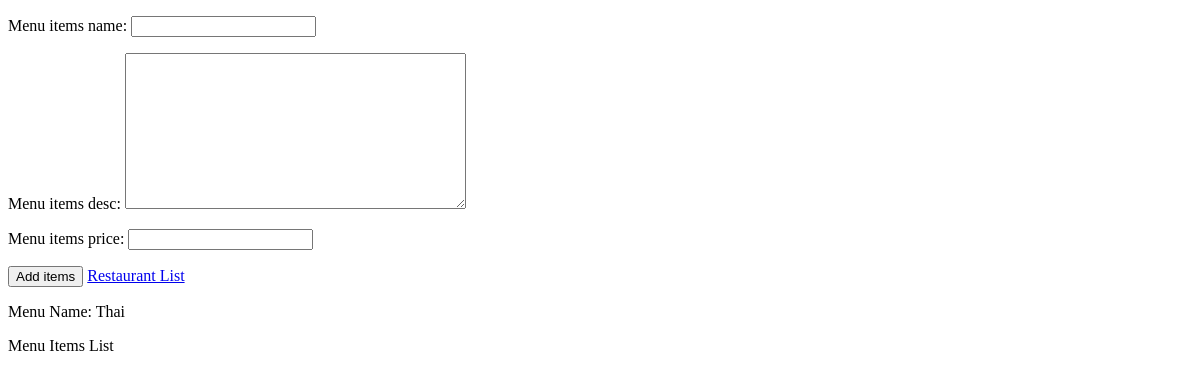
Before: /restaurant/add-menu-items/1/ with the older database file.
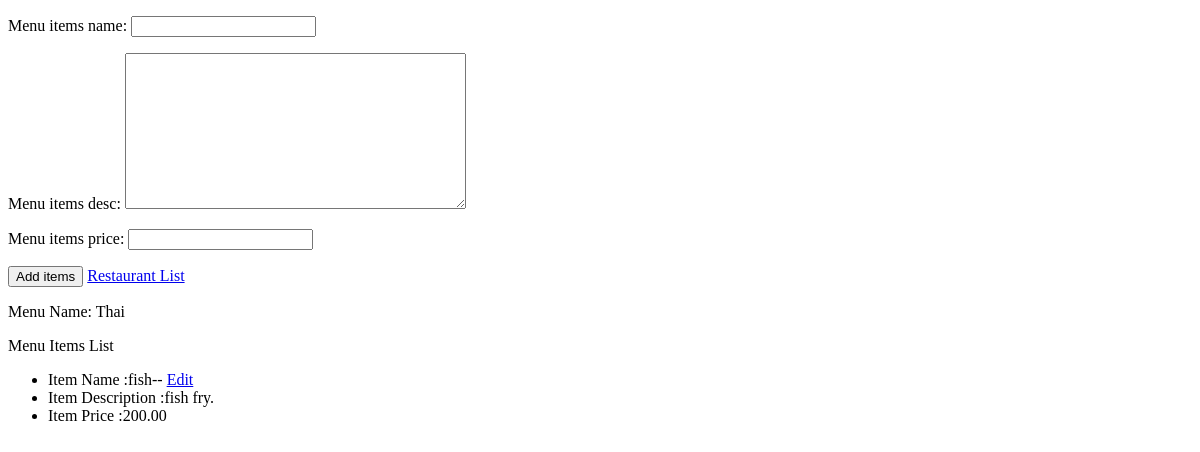
After: the same page with the newer database file.
### restaurantApp/models.py (models this page shows, shortened)
class MenuItem(models.Model):
    menu = models.ForeignKey(Menu, on_delete=models.CASCADE, related_name='menuItems')
    menu_items_name = models.CharField(max_length=100)
    menu_items_desc = models.TextField()
    menu_items_price = models.DecimalField(max_digits=10, decimal_places=2)

### restaurantApp/views.py (the view)
# urls.py: path('add-menu-items/<int:menu_id>/', add_menu_item_view, name='add_menu_item'),
def add_menu_item_view(request, menu_id):
    menu_obj = Menu.objects.get(pk=menu_id)
    all_menu_items = MenuItem.objects.filter(menu=menu_obj)
    if request.method == 'POST':
        form = MenuItemForm(request.POST)
        menuItems = form.save(commit=False)
        menuItems.menu = menu_obj
        menuItems.save()
        return redirect(reverse('restaurantApp:add_menu_item', args=[menu_id]))
    else:
        form = MenuItemForm()
    return render(request, 'restaurant/add-menu-item.html',
                  {'form': form, 'all_menu_items': all_menu_items, 'menu_obj': menu_obj})

### restaurantApp/forms.py
class MenuItemForm(forms.ModelForm):
    class Meta:
        model = MenuItem
        fields = ['menu_items_name', 'menu_items_desc', 'menu_items_price']

### templates/restaurant/add-menu-item.html (shortened to what this page needs)
<!DOCTYPE html>
<html lang="en">
<head>
</head>
<body>
<form method="POST">
    {{ form.as_p }}
    <button>Add items</button>
    <a href="{% url 'restaurantApp:add_restaurant' %}">Restaurant List</a>
</form>
<p>Menu Name: {{ menu_obj.menu_name }} </p>
<p>Menu Items List</p>
{% for all_menu_item in all_menu_items %}
<ul>
    <li>Item Name :{{ all_menu_item.menu_items_name }}-- <a href="{% url 'restaurantApp:edit_menu_item' all_menu_item.id %}">Edit</a></li>
    <li>Item Description :{{ all_menu_item.menu_items_desc }}</li>
    <li>Item Price :{{ all_menu_item.menu_items_price }}</li>
</ul>
{% endfor %}
</body>
</html>

Changed rows visible on the page:
added MenuItem: menu_items_name "fish", menu_items_desc "fish fry.", menu_items_price "200.00"
